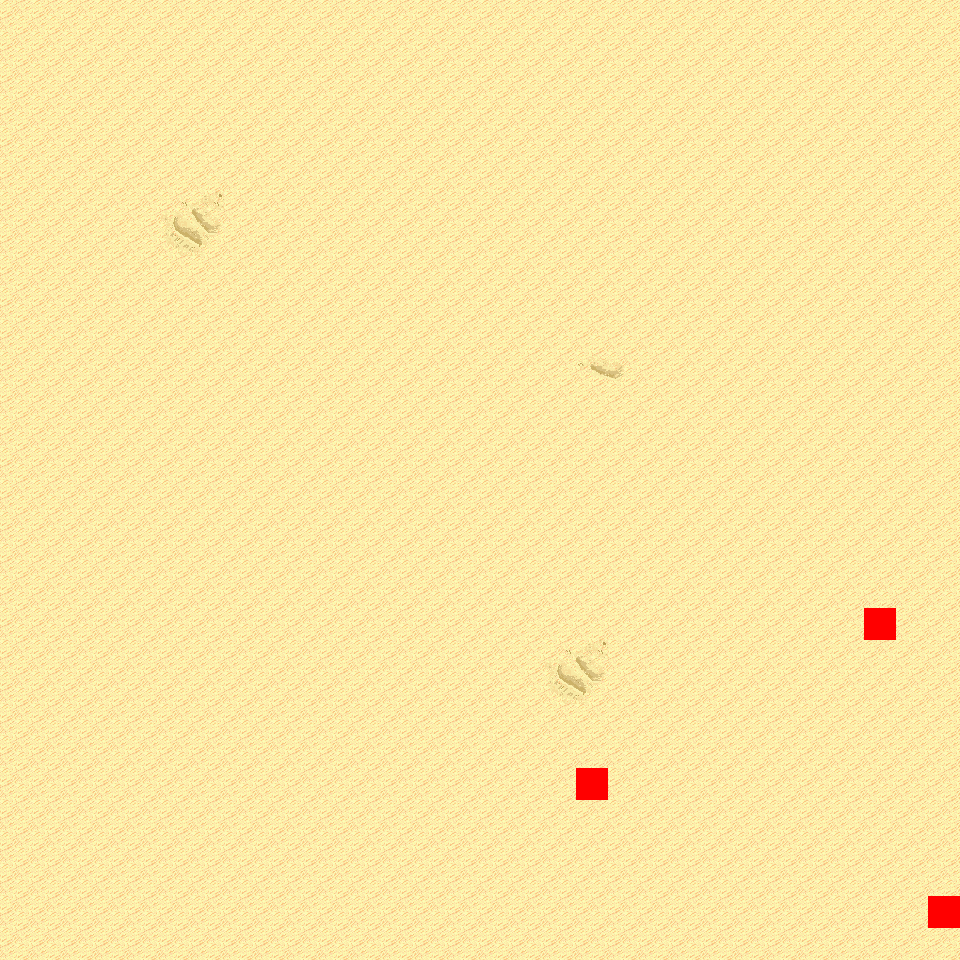

Tiled map render using the project's own tile images. Description and the map definition, with tile-layer contents summarised, below:
An orthogonal 30x30 tile map with 32x32 px tiles, 6 tile layers (Ground, Object, Object2, Above, ...), 8 tilesets and 3 objects (3x mapExit).

<map version="1.0" orientation="orthogonal" renderorder="right-down" width="30" height="30" tilewidth="32" tileheight="32" nextobjectid="4">
  <tileset firstgid="1" name="tileset_logic_collision" tilewidth="32" tileheight="32" tilecount="1" columns="1">
    <image source="../drawable/tileset_logic_collision.png" width="32" height="32" />
  </tileset>
  <tileset firstgid="2" name="tileset_ground_ground" tilewidth="32" tileheight="32" tilecount="33" columns="3">
    <image source="../drawable/tileset_ground_ground.png" width="96" height="352" />
  </tileset>
  <tileset firstgid="35" name="tileset_ground_ridge_earth_pale" tilewidth="32" tileheight="32" tilecount="96" columns="12">
    <image source="../drawable/tileset_ground_ridge_earth_pale.png" width="384" height="256" />
  </tileset>
  <tileset firstgid="131" name="tileset_ground_ridge_earth_dark" tilewidth="32" tileheight="32" tilecount="96" columns="12">
    <image source="../drawable/tileset_ground_ridge_earth_dark.png" width="384" height="256" />
  </tileset>
  <tileset firstgid="227" name="tileset_terrain_desert" tilewidth="32" tileheight="32" tilecount="88" columns="8">
    <image source="../drawable/tileset_terrain_desert.png" width="256" height="352" />
  </tileset>
  <tileset firstgid="315" name="tileset_plant_tree_tree_darkgreen" tilewidth="32" tileheight="32" tilecount="88" columns="8">
    <image source="../drawable/tileset_plant_tree_tree_darkgreen.png" width="256" height="352" />
  </tileset>
  <tileset firstgid="403" name="tileset_plant_cactus_2" tilewidth="32" tileheight="32" tilecount="10" columns="5">
    <image source="../drawable/tileset_plant_cactus_2.png" width="160" height="64" />
  </tileset>
  <tileset firstgid="413" name="tileset_ground_sand_2" tilewidth="32" tileheight="32" tilecount="15" columns="5">
    <image source="../drawable/tileset_ground_sand_2.png" width="160" height="96" />
  </tileset>
  <layer name="Ground" width="30" height="30">
    <data>[900 cells, 900 non-empty, 8 distinct tile ids]</data>
  </layer>
  <layer name="Object" width="30" height="30">
    <data>[900 cells, 2 non-empty, 1 distinct tile ids]</data>
  </layer>
  <layer name="Object2" width="30" height="30">
    <data>[900 cells, 0 non-empty, 0 distinct tile ids]</data>
  </layer>
  <layer name="Above" width="30" height="30">
    <data>[900 cells, 0 non-empty, 0 distinct tile ids]</data>
  </layer>
  <layer name="Above2" width="30" height="30">
    <data>[900 cells, 0 non-empty, 0 distinct tile ids]</data>
  </layer>
  <layer name="Walkable" width="30" height="30">
    <data>[900 cells, 3 non-empty, 1 distinct tile ids]</data>
  </layer>
  <objectgroup name="MapEvents">
    <object id="1" name="south" type="mapExit" x="0" y="928" width="960" height="32">
      <properties>
        <property name="map" value="level_0_x17_y146" />
        <property name="x" value="0" />
        <property name="y" value="1" />
      </properties>
    </object>
    <object id="2" name="east" type="mapExit" x="928" y="0" width="32" height="896">
      <properties>
        <property name="map" value="level_0_x18_y145" />
        <property name="x" value="1" />
        <property name="y" value="0" />
      </properties>
    </object>
    <object id="3" name="east2" type="mapExit" x="928" y="928" width="32" height="32">
      <properties>
        <property name="map" value="level_0_x18_y145" />
        <property name="x" value="1" />
        <property name="y" value="29" />
      </properties>
    </object>
  </objectgroup>
</map>
